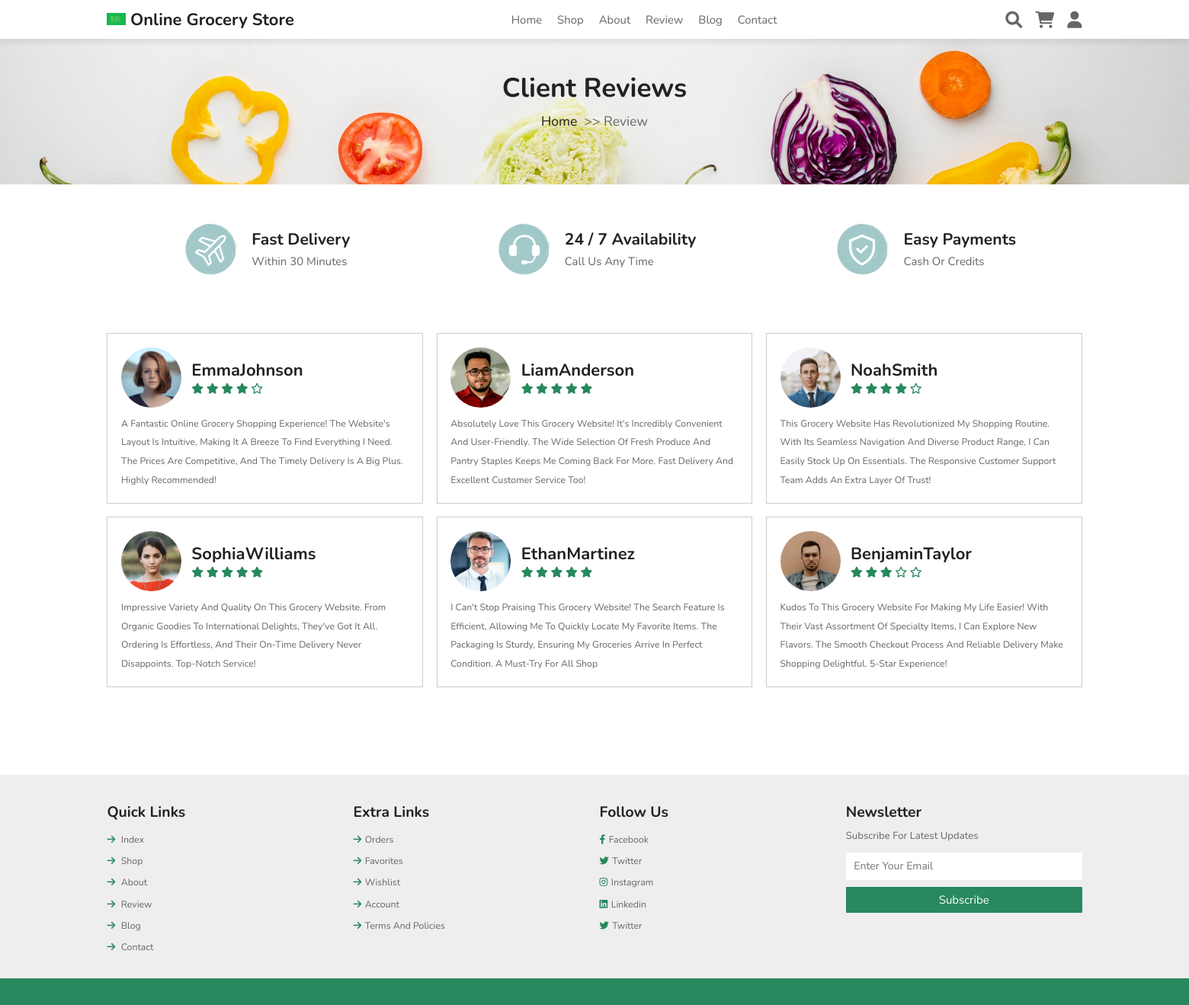
/review.php, run on the app's committed database.
### tables this page shows
CREATE TABLE `review` (
  `review_id` int(11) NOT NULL,
  `user_id` int(11) NOT NULL,
  `rating` int(11) NOT NULL DEFAULT 5,
  `review` varchar(225) NOT NULL
);

CREATE TABLE `users` (
  `user_id` int(11) NOT NULL,
  `username` varchar(30) NOT NULL,
  `password` varchar(30) NOT NULL,
  `email` varchar(50) NOT NULL,
  `phone` varchar(10) NOT NULL,
  `profile_pic` varchar(30) NOT NULL DEFAULT 'default.png',
  `add1` varchar(100) DEFAULT NULL,
  `add2` varchar(100) DEFAULT NULL,
  `add3` varchar(100) DEFAULT NULL,
  `credits` bigint(20) NOT NULL DEFAULT 0
);

### review.php (the view, shortened to what this page needs)
<?php
include 'Function/connection.php';
$user_id=$_SESSION["user_id"];
$reviewDisplay = "SELECT * FROM `users` INNER JOIN `review` ON users.user_id=review.user_id;";
$reviewDisplayResult = $mysqli->query($reviewDisplay);
?>
<!DOCTYPE html>
<html lang="en">
<head>
    <link rel="stylesheet" href="https://cdnjs.cloudflare.com/ajax/libs/font-awesome/6.0.0-beta3/css/all.min.css">
    <link rel="stylesheet" href="lib/style.css">
</head>
<body>
    <header class="header">
    <a class="logo">
            <img src="images/logo.png">
            Online Grocery Store
        </a>
        <nav class="navbar">
            <a href="index.php">home</a>
            <a href="shop.php">shop</a>
            <a href="about.php">about</a>
            <a href="review.php">review</a>
            <a href="blog.php">blog</a>
            <a href="contact.php">contact</a>
        </nav>
        <div class="icons">
            <div id="search-btn" class="fas fa-search"></div>
            <div id="cart-btn" class="fas fa-shopping-cart"></div>
        <?php
            if($_SESSION["user_id"]=="0"){
                ?><div id="login-btn" class="fas fa-user"></div><?php
            }
            else{
                ?><div onclick="location.href='account.php'" class="fas fa-user"></div><?php
            }
        ?>
        </div>
    </header>
    <div class="heading">
        <h1>client reviews</h1>
        <p class="heading-url"><a href="index.php">home </a>>> review </p>
    </div>
    <section class="info-container">
        <div class="info">
            <img src="images/feature-1.png">
            <div class="content">
                <h3>fast delivery</h3>
                <span>within 30 minutes</span>
            </div>
        </div>
        <div class="info">
            <img src="images/feature-2.png">
            <div class="content">
                <h3>24 / 7 availability</h3>
                <span>call us any time</span>
            </div>
        </div>
        <div class="info">
            <img src="images/feature-3.png">
            <div class="content">
                <h3>easy payments</h3>
                <span>cash or credits</span>
            </div>
        </div>
    </section>
    <section class="review">
            <?php
                while($rows=$reviewDisplayResult->fetch_assoc()){
            ?>
        <?php
            if($rows['user_id'] == $user_id){
        ?>
            <form action="function/review-change.php" method="POST" class="box">
                <div class="user">
                    <img src="pfp/<?php echo $rows['profile_pic']; ?>">
                    <div class="info">
                        <h3><?php echo $rows['username']; ?></h3>
                        <span>
                            <?php
                                $rating = $rows['rating'];
                                for($i=0; $i<5; $i++){
                                    if($i<$rating){
                                        ?>
                                        <i class="fas fa-star"></i>
                                        <?php
                                    }
                                    else{
                                        ?>
                                        <i class="far fa-star"></i>
                                        <?php
                                    }
                                }
                            ?>
                        </span>
                    </div>
                </div>
                <p><?php echo $rows['review']; ?></p>
                <div class="delete-overlay">
                    <input type="hidden" name="op" value="remove">
                    <i class="fa-solid fa-ban" onclick="this.closest('form').submit()"></i>
                </div>
            </form>
        <?php
            }
            else{
        ?>
            <div class="box">
                <div class="user">
                    <img src="pfp/<?php echo $rows['profile_pic']; ?>">
                    <div class="info">
                        <h3><?php echo $rows['username']; ?></h3>
                        <span>
                            <?php
                                $rating = $rows['rating'];
                                for($i=0; $i<5; $i++){
                                    if($i<$rating){
                                        ?>
                                        <i class="fas fa-star"></i>
                                        <?php
                                    }
                                    else{
                                        ?>
                                        <i class="far fa-star"></i>
                                        <?php
                                    }
                                }
                            ?>
                        </span>
                    </div>
                </div>
                <p><?php echo $rows['review']; ?></p>
            </div>
        <?php
            }
        ?>
            <?php
                }
            ?>
    </section>
    <footer class="footer">
        <div class="box-container">
            <div class="box">
                <h3>quick links</h3>
                <a href="index.php"><i class=" footer-arrow fas fa-arrow-right"></i> index</a>
                <a href="shop.php"><i class=" footer-arrow fas fa-arrow-right"></i> shop</a>
                <a href="about.php"><i class=" footer-arrow fas fa-arrow-right"></i> about</a>
                <a href="review.php"><i class=" footer-arrow fas fa-arrow-right"></i> review</a>
                <a href="blog.php"><i class=" footer-arrow fas fa-arrow-right"></i> blog</a>
                <a href="contact.php"><i class=" footer-arrow fas fa-arrow-right"></i> contact</a>
            </div>
            <div class="box">
                <h3>extra links</h3>
                <a><i class=" footer-arrow fas fa-arrow-right"></i>orders</a>
                <a><i class=" footer-arrow fas fa-arrow-right"></i>favorites</a>
                <a><i class=" footer-arrow fas fa-arrow-right"></i>wishlist</a>
                <a><i class=" footer-arrow fas fa-arrow-right"></i>account</a>
                <a><i class=" footer-arrow fas fa-arrow-right"></i>terms and policies</a>
            </div>
            <div class="box">
                <h3>follow us</h3>
                <a><i class=" footer-arrow fab fa-facebook-f"></i>facebook</a>
                <a><i class=" footer-arrow fab fa-twitter"></i>twitter</a>
                <a><i class=" footer-arrow fab fa-instagram"></i>instagram</a>
                <a><i class=" footer-arrow fab fa-linkedin"></i>linkedin</a>
                <a><i class=" footer-arrow fab fa-twitter"></i>twitter</a>
            </div>
            <div class="box">
                <h3>newsletter</h3>
                <p>subscribe for latest updates</p>
                <form action="" class="newsletter">
                    <input type="email" placeholder="Enter Your Email" name="newsletterMail" >
                    <input type="submit" value="subscribe" class="btn">
                </form>
            </div>
        </div>
    </footer>
    <div class="border"></div>
</body>
</html>

### data on the page
review: user.profile_pic (picture), user.username "EmmaJohnson", rating 4 (drawn), review "A Fantastic Online Grocery Shopping Experience! The Website's Layout Is Intuitive, Making It A Breeze To Find Everything I Need. The Prices Are Competitive, And The Timely Delivery Is A Big Plus. Highly Recommended!"
review: user.profile_pic (picture), user.username "LiamAnderson", rating 5 (drawn), review "Absolutely Love This Grocery Website! It's Incredibly Convenient And User-Friendly. The Wide Selection Of Fresh Produce And Pantry Staples Keeps Me Coming Back For More. Fast Delivery And Excellent Customer Service Too!"
review: user.profile_pic (picture), user.username "NoahSmith", rating 4 (drawn), review "This Grocery Website Has Revolutionized My Shopping Routine. With Its Seamless Navigation And Diverse Product Range, I Can Easily Stock Up On Essentials. The Responsive Customer Support Team Adds An Extra Layer Of Trust!"
review: user.profile_pic (picture), user.username "SophiaWilliams", rating 5 (drawn), review "Impressive Variety And Quality On This Grocery Website. From Organic Goodies To International Delights, They've Got It All. Ordering Is Effortless, And Their On-Time Delivery Never Disappoints. Top-Notch Service!"
review: user.profile_pic (picture), user.username "EthanMartinez", rating 5 (drawn), review "I Can't Stop Praising This Grocery Website! The Search Feature Is Efficient, Allowing Me To Quickly Locate My Favorite Items. The Packaging Is Sturdy, Ensuring My Groceries Arrive In Perfect Condition. A Must-Try For All Shop"
review: user.profile_pic (picture), user.username "BenjaminTaylor", rating 3 (drawn), review "Kudos To This Grocery Website For Making My Life Easier! With Their Vast Assortment Of Specialty Items, I Can Explore New Flavors. The Smooth Checkout Process And Reliable Delivery Make Shopping Delightful. 5-Star Experience!"
